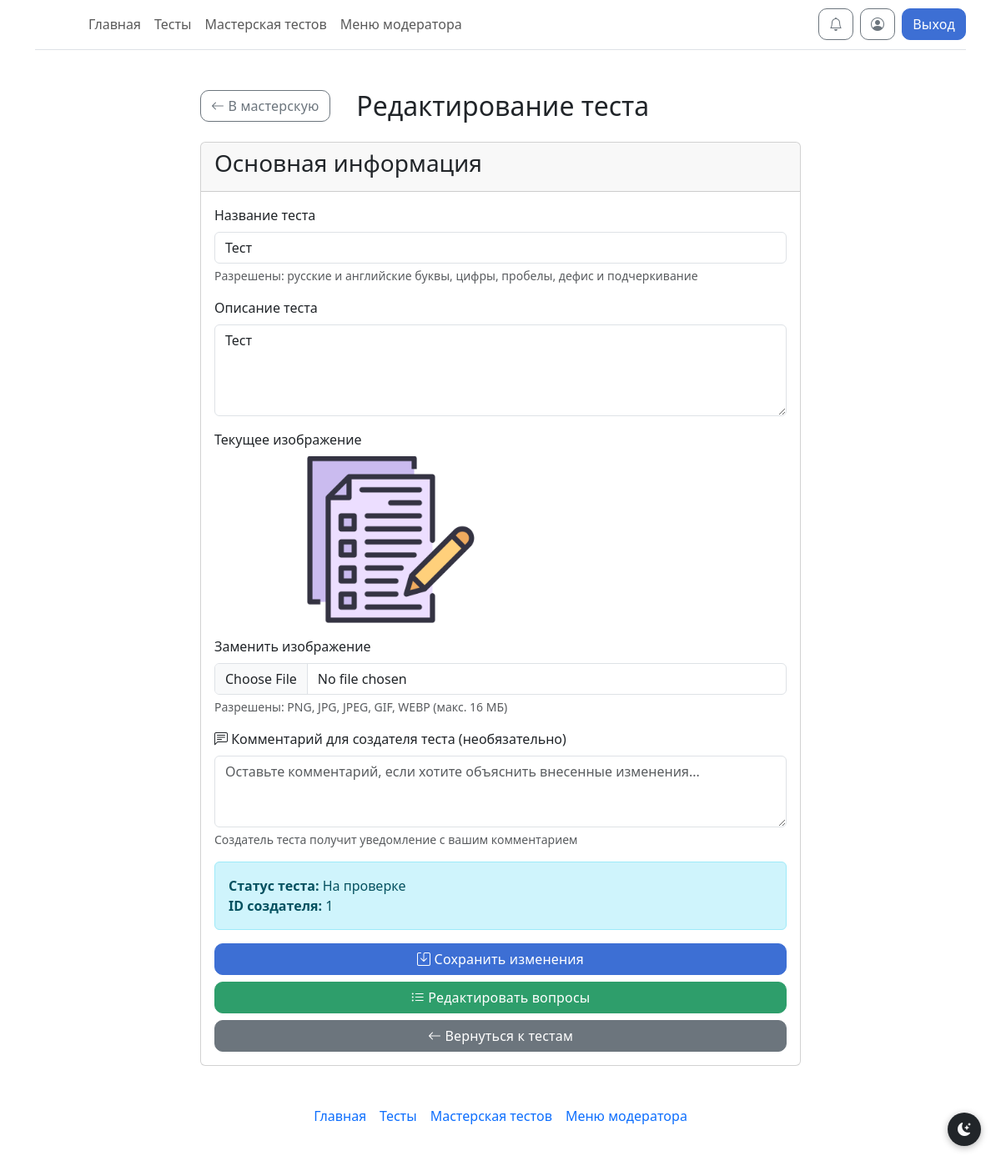
The app's page /edit-test/8 (signed in), older data.
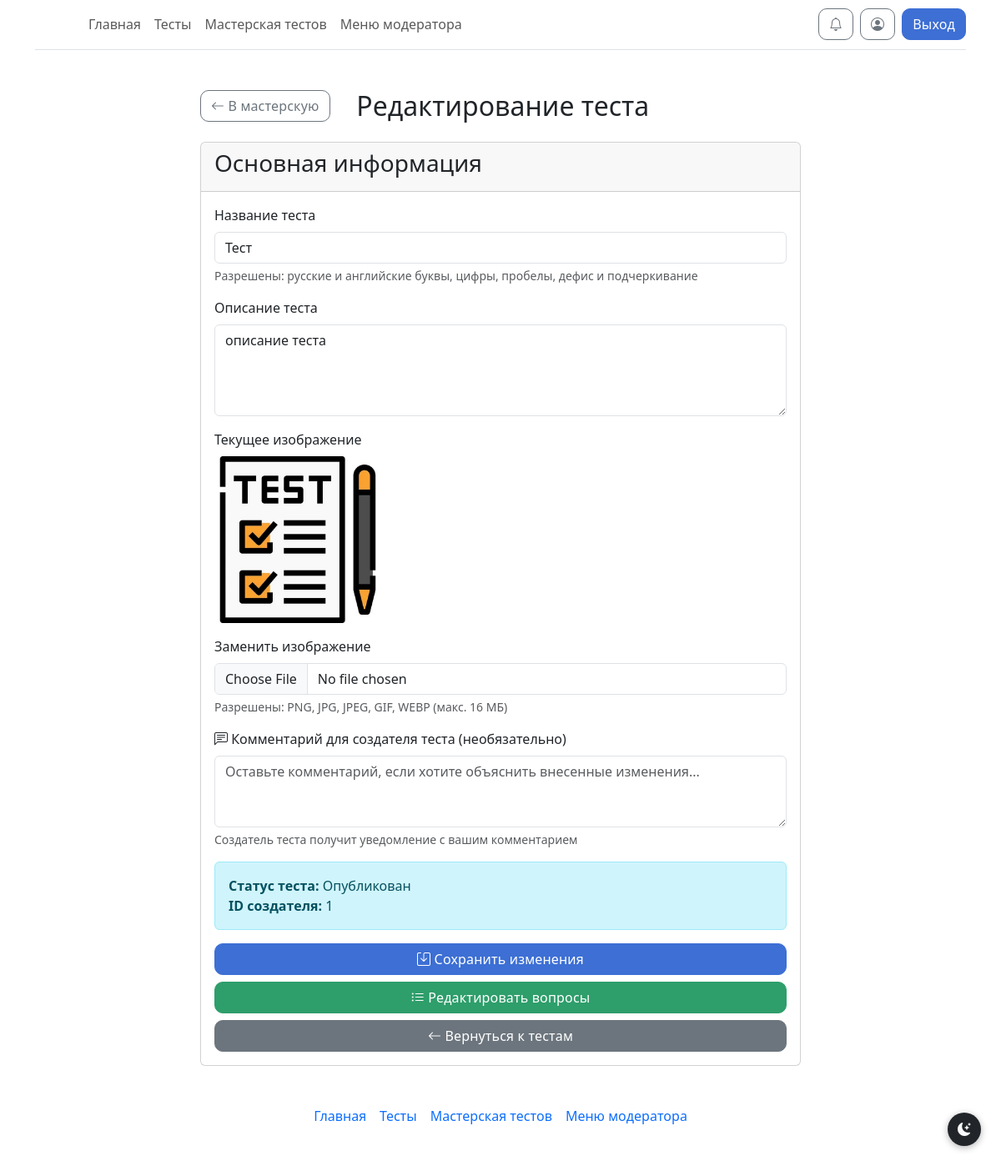
The same page, newer data.
### models.py (models this page shows)
class Tests(db.Model):
    test_id = db.Column(db.Integer, primary_key=True)
    test_id_creator = db.Column(db.Integer)
    test_name = db.Column(db.String)
    test_description = db.Column(db.String)
    test_status = db.Column(db.Integer)
    test_image = db.Column(db.String)

### routes/edit.py (the view)
@edit_bp.route('/edit-test/<int:test_id>')
@login_required
def edit_test(test_id):
    test = Tests.query.get(test_id)
    if not test:
        flash("Тест не найден!", 'danger')
        return redirect("/tests")
    if test.test_id_creator != current_user.id and current_user.admin < 1:
        flash("У вас нет прав для редактирования этого теста!", 'danger')
        return redirect("/tests")
    comments = TestComments.query.filter_by(tc_test_id=test.test_id).order_by(TestComments.tc_created_at.desc()).all()
    return render_template("edit_test.html", test=test, comments=comments)

### __init__.py (called while the page is built, shortened)
@manager.user_loader
def load_user(user_id):
    return db.session.get(User, user_id)

@app.template_filter('get_unread_notifications_count')
def get_unread_notifications_count(user_id):
    return Notifications.query.filter_by(n_user_id=user_id, n_is_read=False).count()

@app.before_request
def check_must_rate_test():
    excluded_paths = ['/test/', '/static/', '/logout']

### templates/edit_test.html (shortened to what the changed rows need)
{% extends 'base.html' %}
{% block main %}
<div class="container mt-4">
    <div class="row">
        <div class="col-md-8 mx-auto">
            <div class="d-flex justify-content-between align-items-center mb-4">
                <h2 class="mb-0">Редактирование теста</h2>
            </div>
            <div class="card">
                <div class="card-body">
                    <form method="POST" action="{{ url_for('update_test', test_id=test.test_id) }}" enctype="multipart/form-data"
                          {% if test.test_status == 2 and current_user.admin < 1 %}onsubmit="return confirm('Вы уверены? Тест будет отправлен на повторную проверку модератором.');"{% endif %}>
                        <div class="mb-3">
                            <label for="test_name" class="form-label">Название теста</label>
                            <input type="text"
                                   class="form-control"
                                   id="test_name"
                                   name="test_name"
                                   value="{{ test.test_name }}"
                                   required>
                            <div class="form-text">Разрешены: русские и английские буквы, цифры, пробелы, дефис и подчеркивание</div>
                        </div>
                        <div class="mb-3">
                            <label for="test_description" class="form-label">Описание теста</label>
                            <textarea class="form-control"
                                      id="test_description"
                                      name="test_description"
                                      rows="4"
                                      required>{{ test.test_description }}</textarea>
                        </div>
                        {% if test.test_image %}
                        <div class="mb-3">
                            <label class="form-label">Текущее изображение</label>
                            <div>
                                <img src="{{ url_for('static', filename='img/' + test.test_image) }}"
                                     alt="{{ test.test_name }}"
                                     class="img-fluid"
                                     style="max-height: 200px;">
                            </div>
                        </div>
                        {% endif %}
                        <div class="mb-3">
                            <label for="test_image" class="form-label">
                            </label>
                            <input type="file"
                                   class="form-control"
                                   id="test_image"
                                   name="test_image"
                                   accept="image/*">
                            <div class="form-text">Разрешены: PNG, JPG, JPEG, GIF, WEBP (макс. 16 МБ)</div>
                        </div>
                        {% if current_user.admin >= 1 and test.test_id_creator != current_user.id %}
                        <div class="mb-3">
                            <label for="moderator_comment" class="form-label">
                            </label>
                            <textarea class="form-control"
                                      id="moderator_comment"
                                      name="moderator_comment"
                                      rows="3"
                                      placeholder="Оставьте комментарий, если хотите объяснить внесенные изменения..."></textarea>
                            <div class="form-text">Создатель теста получит уведомление с вашим комментарием</div>
                        </div>
                        {% endif %}
                        <div class="alert alert-info">
                            <strong>Статус теста:</strong>
                            {% if test.test_status == 0 %}В разработке
                            {% elif test.test_status == 1 %}На проверке
                            {% elif test.test_status == 2 %}Опубликован
                            {% endif %}
                            <br>
                            <strong>ID создателя:</strong> {{ test.test_id_creator }}
                        </div>
                        <div class="d-grid gap-2">
                            <button type="submit" class="btn btn-primary">
                            </button>
                            <a href="{{ url_for('edit_test_questions', test_id=test.test_id) }}"
                               class="btn btn-success">
                            </a>
                            <a href="/tests" class="btn btn-secondary">
                            </a>
                        </div>
                    </form>
                </div>
            </div>
        </div>
    </div>
</div>
{% endblock %}

Row changes from the older to the newer data that the page shows:
changed Tests "Тест": test_description "Тест" → "описание теста"; test_image: a different picture
Text that changed along with them:
text no longer shown: "На проверке"
text now shown: "Опубликован"
